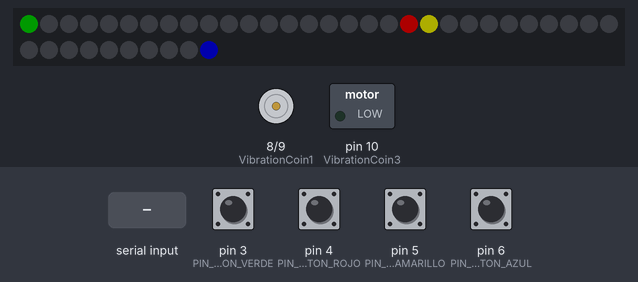
The sketch below on a simulated Arduino Uno, built with avr-gcc and run on an emulated ATmega328P. Shown: 40 RGB LEDs in strip order, left to right, continuing on the next row, motor-driver pin pairs drawn as motors (green arrow = first pin HIGH = forward, orange = second pin HIGH = backward, longer = more drive), switched loads named in the sketch (green lamp = pin HIGH). Inputs (shaded band) come from the test bench; at power-on: pin 3 (PIN_BUTTON_VERDE), pin 4 (PIN_BUTTON_ROJO), pin 5 (PIN_BUTTON_AMARILLO), pin 6 (PIN_BUTTON_AZUL) HIGH. Dim RGB values are drawn brighter than linear; what the sketch prints to the serial monitor is not drawn.

Above: at 1.2 s.
1.3 s: byte 41 (41) received over Serial
At 1.42 s:
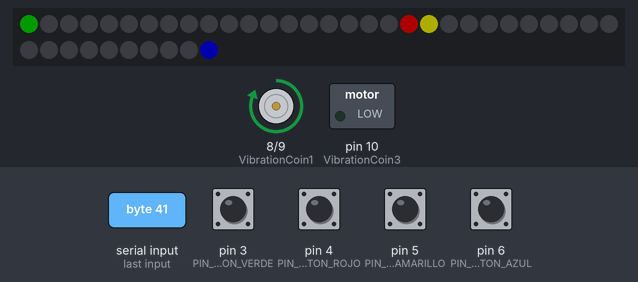
3.0 s: pin 3 (PIN_BUTTON_VERDE) pulled LOW for 0.15 s
Timing chart, 0 to 6.0 s (numbered marks = the images above; inputs shaded):
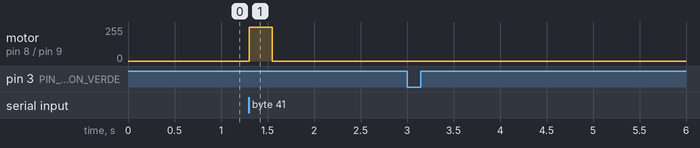

Measured:
- after the input at 1.3 s, motor on pin 8 (VibrationCoin1) / pin 9 (VibrationCoin2): stopped → forward 255/255 at once, → stopped 0.25 s later
- after the input at 3.0 s, every drawn part: stays the same

The sketch:

arduinoLeds.ino
```cpp
//PROYECTO GUITAR HERO
#include <FastLED.h>
//#include <Thread.h>
//#include <Firmata.h>

#define DATA_PIN  2
#define PIN_BUTTON_VERDE  3
#define PIN_BUTTON_ROJO 4
#define PIN_BUTTON_AMARILLO 5
#define PIN_BUTTON_AZUL 6
#define  VibrationCoin1 8
#define  VibrationCoin2 9
#define  VibrationCoin3 10

unsigned long startTime = 0;
unsigned long vibrationDuration = 250;

#define NUM_LEDS  40
#define DELAY_INTERVAL 250
CRGB leds[NUM_LEDS];

int previousButtonState_AZUL= HIGH;
int previousButtonState_ROJO= HIGH;
int previousButtonState_AMARILLO= HIGH;
int previousButtonState_VERDE= HIGH;

void setup(){
  leds[0] = CRGB::Green;
  leds[19] = CRGB::Red;
  leds[20] = CRGB::Yellow;
  leds[39] = CRGB::Blue;
  FastLED.setBrightness(50);
  FastLED.addLeds<WS2813, DATA_PIN, GRB>(leds, NUM_LEDS);
  pinMode(VibrationCoin1, OUTPUT);
  pinMode(VibrationCoin2, OUTPUT);
  pinMode(VibrationCoin3, OUTPUT);
  pinMode(PIN_BUTTON_VERDE, INPUT_PULLUP);
  pinMode(PIN_BUTTON_ROJO, INPUT_PULLUP);
  pinMode(PIN_BUTTON_AMARILLO, INPUT_PULLUP);
  pinMode(PIN_BUTTON_AZUL, INPUT_PULLUP);

  Serial.begin(9600);


}

void loop() {
   int buttonState_AZUL= digitalRead(PIN_BUTTON_AZUL);
   int buttonState_ROJO= digitalRead(PIN_BUTTON_ROJO);
   int buttonState_AMARILLO= digitalRead(PIN_BUTTON_AMARILLO);
   int buttonState_VERDE= digitalRead(PIN_BUTTON_VERDE);

  while (Serial.available() > 0) {   // Comprobamos si processing envía un valor
    int inputNumber = Serial.read();
    if(inputNumber >= 0 && inputNumber <= 9) {
      array1(inputNumber);
    }
    else if(inputNumber >= 10 && inputNumber <= 19) {
      array2(inputNumber);
    }
    else if(inputNumber >= 20 && inputNumber <= 29) {
      array3(inputNumber);
    }
    else if(inputNumber >= 30 && inputNumber <= 39) {
      array4(inputNumber);
    }
    else if (inputNumber == 41) {
      startTime = millis();
      digitalWrite(VibrationCoin1, HIGH);

    }
  }
  if (millis() - startTime >= vibrationDuration) {
    digitalWrite(VibrationCoin1, LOW);

  }
  FastLED.show();


 if (buttonState_VERDE == LOW && previousButtonState_VERDE == HIGH) {
          Serial.println(0);
          delay(50);

    }

  if (buttonState_ROJO == LOW && previousButtonState_ROJO == HIGH) {
          Serial.println(1);
          delay(50);
    }

  if (buttonState_AMARILLO == LOW && previousButtonState_AMARILLO == HIGH) {
          Serial.println(2);
          delay(50);
    }
  if (buttonState_AZUL == LOW && previousButtonState_AZUL == HIGH) {
          Serial.println(3);
          delay(50);
          //leds[39] = CRGB::Blue;
          //FastLED.show();  // send the updated pixel colors to the NeoPixel hardware.
    }

  previousButtonState_VERDE = buttonState_AZUL;
  previousButtonState_ROJO = buttonState_ROJO;
  buttonState_AMARILLO = buttonState_AMARILLO;
  previousButtonState_AZUL = buttonState_AZUL;

}


void array1(int dot) {
        //for(int dot = 9; dot >= 0; dot--) {
  if(dot == 9) {
    leds[dot] = CRGB::Green;
  }
  else {
    leds[dot] = CRGB::Green;
    leds[dot + 1] = CRGB::Black;
  }
}


void array2(int dot) {
  if(dot == 1) {
    leds[dot] = CRGB::Red;
  }
  else {
    leds[dot] = CRGB::Red;
    leds[dot - 1] = CRGB::Black;
  }
}


void array3(int dot) {
  if(dot == 29) {
    leds[dot] = CRGB::Yellow;
  }
  else {
    leds[dot] = CRGB::Yellow;
    leds[dot + 1] = CRGB::Black;
  }
}


void array4(int dot) {
  if(dot == 30) {
    leds[dot] = CRGB::Blue;
  }
  else {
    leds[dot] = CRGB::Blue;
    leds[dot - 1] = CRGB::Black;
  }
}

/*
  if (millis() - startTime >= vibrationDuration) {
        digitalWrite(VibrationCoin1, LOW);
        startTime = millis();
      } else {
        digitalWrite(VibrationCoin1, HIGH); // Enciende el motor
      }
      */
```
